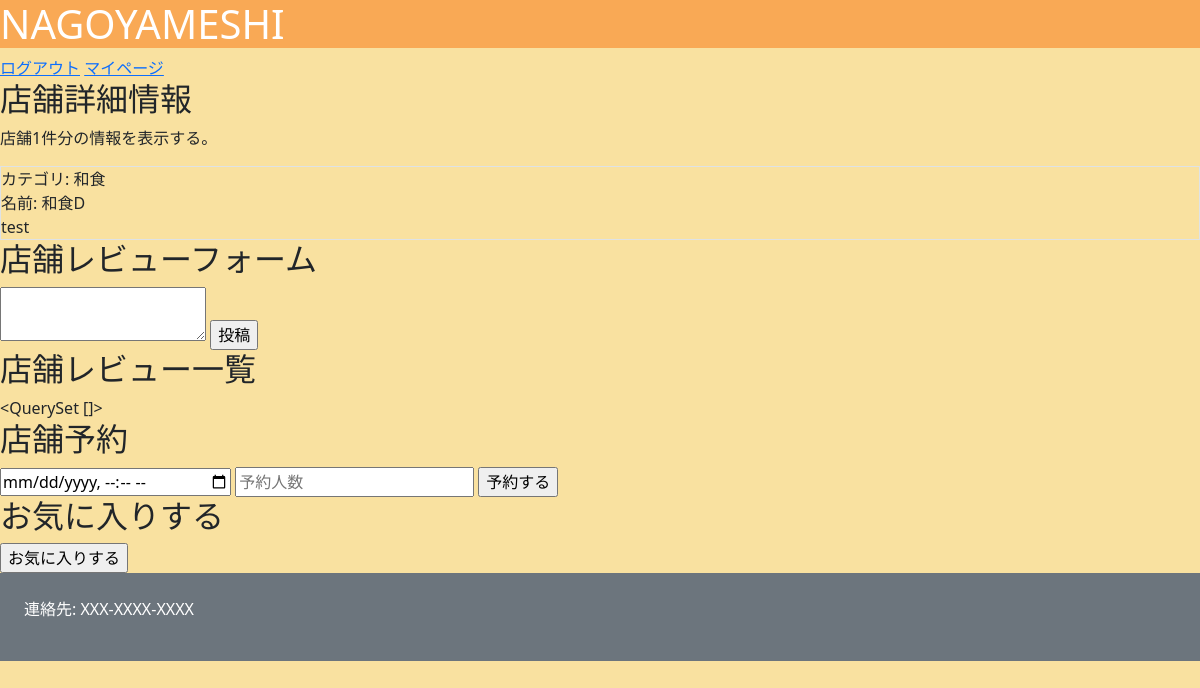
Screenshot of /restaurant/4/ (signed in) with the database file from the repository.
### nagoyameshi/models.py (models this page shows)
class Restaurant(models.Model):
    category        = models.ForeignKey(Category, verbose_name="カテゴリ", on_delete=models.CASCADE)
    name            = models.CharField(verbose_name="名前", max_length=50)
    image           = models.ImageField(verbose_name="画像", upload_to="nagoyameshi/restaurant/image/")
    description     = models.CharField(verbose_name="店舗説明", max_length=500)
    start_at        = models.TimeField(verbose_name="営業開始時間",default=timezone.now)
    end_at          = models.TimeField(verbose_name="営業終了時間",default=timezone.now)
    cost            = models.PositiveIntegerField(verbose_name="価格帯")
    post_code       = models.CharField(verbose_name="郵便番号", max_length=8)
    address         = models.CharField(verbose_name="住所", max_length=100)
    tel             = models.CharField(verbose_name="電話番号", max_length=11)
    created_at      = models.DateTimeField(verbose_name="投稿日時", default=timezone.now)
    updated_at      = models.DateTimeField(verbose_name="更新日時", auto_now=True)

class Category(models.Model):
    name        = models.CharField(verbose_name="名前", max_length=15)
    created_at  = models.DateTimeField(verbose_name="作成日時", default=timezone.now)
    updated_at  = models.DateTimeField(verbose_name="更新日時", auto_now=True)
    def __str__(self):
        return self.name

### nagoyameshi/views.py (the view)
# urls.py: path("restaurant/<int:pk>/",RestaurantView.as_view(), name="restaurant"),
class RestaurantView(LoginRequiredMixin,View):
    def get(self,request,pk):
        print(pk)
        context = {}
        context["restaurant"] = Restaurant.objects.filter(id=pk).first()
        context["reviews"] = Review.objects.filter(restaurant=pk)
        return render(request, "restaurant.html",context)

### nagoyameshi/templates/restaurant.html (shortened to what this page needs)
{% extends "base.html" %}
{% block main %}
<h2>店舗詳細情報</h2>
<p>店舗1件分の情報を表示する。</p>
<div class="border">
    <div>カテゴリ: {{restaurant.category }}</div>
    <div>名前: {{restaurant.name }}</div>
    <div>{{restaurant.description }}</div>
</div>
<h2>店舗レビューフォーム</h2>
<form action="{% url 'review' restaurant.id %}" method="post">
    <textarea name="content" maxlength="100"></textarea>
    <input type="submit" value="投稿">
    </form>
    <h2>店舗レビュー一覧</h2>
    {{ reviews }}
    <h2>店舗予約</h2>
    <form action="{% url 'reservation' restaurant.id %}" method="post">
        <input type="datetime-local" name="datetime">
        <input type="number" name="headcount" placeholder="予約人数">
        <input type="submit" value="予約する">
    </form>
    <h2>お気に入りする</h2>
    <form action="{% url 'favorite' restaurant.id %}" method="post">
        <input type="submit" value="お気に入りする">
    </form>
    {% endblock %}

### static/style.css (style rules this page uses)
body { background:#F9E1A0; }

### rows the page displays
Restaurant: category "和食", name "和食D", description "test"

### other values shown
{{ reviews }} "<QuerySet []>"
